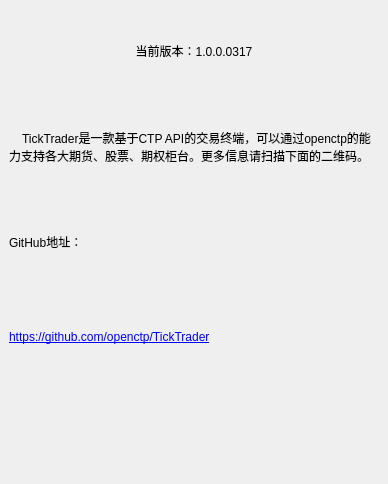
<?xml version="1.0" encoding="UTF-8"?>
<ui version="4.0">
 <class>HelpFrom</class>
 <widget class="QWidget" name="HelpFrom">
  <property name="geometry">
   <rect>
    <x>0</x>
    <y>0</y>
    <width>388</width>
    <height>484</height>
   </rect>
  </property>
  <property name="windowTitle">
   <string>帮助</string>
  </property>
  <layout class="QGridLayout" name="gridLayout">
   <property name="leftMargin">
    <number>5</number>
   </property>
   <property name="topMargin">
    <number>5</number>
   </property>
   <property name="rightMargin">
    <number>5</number>
   </property>
   <property name="bottomMargin">
    <number>5</number>
   </property>
   <property name="spacing">
    <number>3</number>
   </property>
   <item row="0" column="0">
    <widget class="QLabel" name="label">
     <property name="styleSheet">
      <string notr="true">font: 75 10pt &quot;微软雅黑&quot;;</string>
     </property>
     <property name="text">
      <string>当前版本：1.0.0.0317</string>
     </property>
     <property name="alignment">
      <set>Qt::AlignCenter</set>
     </property>
    </widget>
   </item>
   <item row="1" column="0">
    <widget class="QLabel" name="label_2">
     <property name="text">
      <string>    TickTrader是一款基于CTP API的交易终端，可以通过openctp的能力支持各大期货、股票、期权柜台。更多信息请扫描下面的二维码。</string>
     </property>
     <property name="scaledContents">
      <bool>true</bool>
     </property>
     <property name="wordWrap">
      <bool>true</bool>
     </property>
    </widget>
   </item>
   <item row="2" column="0">
    <widget class="QLabel" name="label_5">
     <property name="styleSheet">
      <string notr="true">font: 75 10pt &quot;微软雅黑&quot;;</string>
     </property>
     <property name="text">
      <string>GitHub地址：</string>
     </property>
     <property name="scaledContents">
      <bool>true</bool>
     </property>
     <property name="wordWrap">
      <bool>false</bool>
     </property>
    </widget>
   </item>
   <item row="3" column="0">
    <widget class="QLabel" name="label_4">
     <property name="styleSheet">
      <string notr="true">font: 75 12pt &quot;微软雅黑&quot;;
color: rgb(85, 85, 255);</string>
     </property>
     <property name="text">
      <string>&lt;html&gt;&lt;head/&gt;&lt;body&gt;&lt;p&gt;&lt;a href=&quot;https://github.com/openctp/TickTrader&quot;&gt;&lt;span style=&quot; text-decoration: underline; color:#0000ff;&quot;&gt;https://github.com/openctp/TickTrader&lt;/span&gt;&lt;/a&gt;&lt;/p&gt;&lt;/body&gt;&lt;/html&gt;</string>
     </property>
     <property name="scaledContents">
      <bool>true</bool>
     </property>
     <property name="wordWrap">
      <bool>false</bool>
     </property>
     <property name="openExternalLinks">
      <bool>true</bool>
     </property>
    </widget>
   </item>
   <item row="4" column="0">
    <widget class="QLabel" name="label_3">
     <property name="maximumSize">
      <size>
       <width>370</width>
       <height>350</height>
      </size>
     </property>
     <property name="text">
      <string/>
     </property>
     <property name="pixmap">
      <pixmap resource="tradewidget.qrc">:/image/images/openctp.jpg</pixmap>
     </property>
     <property name="scaledContents">
      <bool>true</bool>
     </property>
     <property name="wordWrap">
      <bool>true</bool>
     </property>
    </widget>
   </item>
  </layout>
 </widget>
 <resources>
  <include location="tradewidget.qrc"/>
 </resources>
 <connections/>
</ui>
